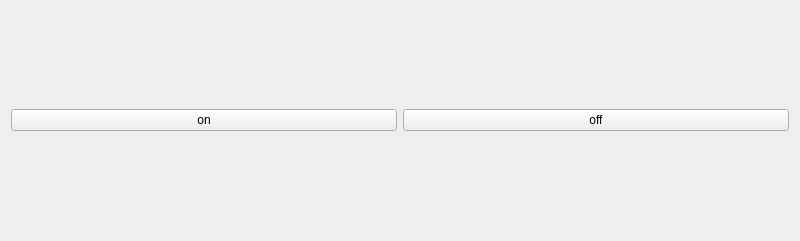
<?xml version="1.0" encoding="UTF-8"?>
<ui version="4.0">
 <class>Widget</class>
 <widget class="QWidget" name="Widget">
  <property name="geometry">
   <rect>
    <x>0</x>
    <y>0</y>
    <width>800</width>
    <height>241</height>
   </rect>
  </property>
  <property name="windowTitle">
   <string>Arduino Interface</string>
  </property>
  <layout class="QHBoxLayout" name="horizontalLayout">
   <item>
    <widget class="QPushButton" name="onButton">
     <property name="text">
      <string>on</string>
     </property>
    </widget>
   </item>
   <item>
    <widget class="QPushButton" name="offButton">
     <property name="text">
      <string>off</string>
     </property>
    </widget>
   </item>
  </layout>
 </widget>
 <resources/>
 <connections/>
</ui>
